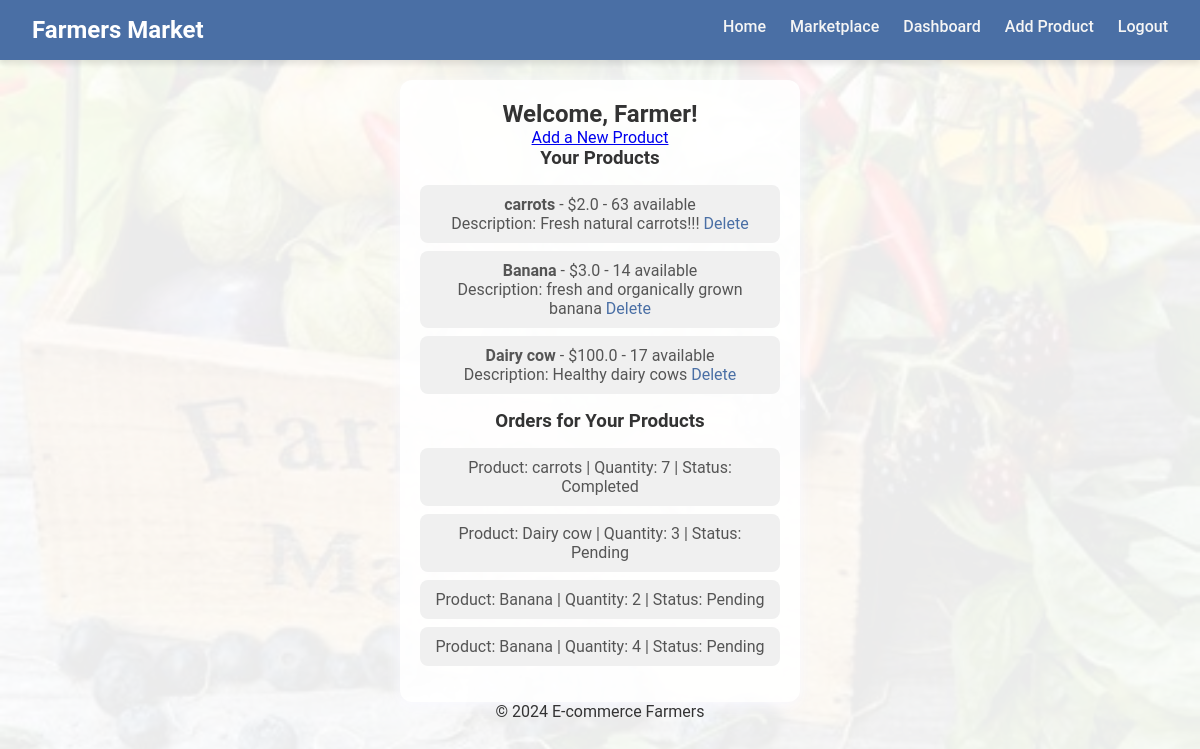
/dashboard (signed in), run on the app's committed database.
### tables this page shows
CREATE TABLE products (
    id INTEGER PRIMARY KEY AUTOINCREMENT,
    name TEXT NOT NULL,
    price REAL NOT NULL,
    quantity INTEGER NOT NULL,
    description TEXT NOT NULL, -- Added description column
    contact TEXT,
    image TEXT,
    farmer_id INTEGER, category TEXT,
    FOREIGN KEY(farmer_id) REFERENCES users(id)
);

CREATE TABLE orders (
    id INTEGER PRIMARY KEY AUTOINCREMENT,
    product_id INTEGER,
    customer_id INTEGER,
    quantity INTEGER NOT NULL,
    payment_option TEXT CHECK(payment_option IN ('credit', 'debit', 'cash')) NOT NULL,
    status TEXT DEFAULT 'Pending', total_price REAL, -- Added status column for tracking orders
    FOREIGN KEY(product_id) REFERENCES products(id),
    FOREIGN KEY(customer_id) REFERENCES users(id)
);

### app.py (the view)
@app.route('/dashboard')
def dashboard():
    if 'user_id' not in session or session.get('role') != 'farmer':
        logging.warning("Unauthorized access to dashboard.")
        return redirect(url_for('login'))
    conn = get_db_connection()
    if conn:
        try:
            logging.info("Fetching farmer's products and orders...")
            products = conn.execute("SELECT * FROM products WHERE farmer_id = ?", (session['user_id'],)).fetchall()
            orders = conn.execute("SELECT orders.*, products.name AS product_name FROM orders JOIN products ON orders.product_id = products.id WHERE products.farmer_id = ?", (session['user_id'],)).fetchall()
            conn.close()
            logging.info("Farmer's data fetched successfully.")
            return render_template('dashboard.html', products=products, orders=orders)
        except sqlite3.Error as e:
            logging.error(f"Database error while fetching dashboard data: {e}")
            flash("Database connection error!", "danger")
    return redirect(url_for('index'))

### app.py (called while the page is built)
def get_db_connection():
    try:
        logging.info("Connecting to the database...")
        conn = sqlite3.connect(app.config['DATABASE'])
        conn.row_factory = sqlite3.Row
        logging.info("Database connection successful.")
        return conn
    except sqlite3.Error as e:
        logging.error(f"Database connection error: {e}")
        return None

### templates/dashboard.html (shortened to what this page needs)
{% extends 'base.html' %}
{% block content %}
<div class="card">
<h2>Welcome, Farmer!</h2>
<a href="{{ url_for('addproduct') }}">Add a New Product</a>
<h3>Your Products</h3>
<ul>
    {% for product in products %}
        <li>
            <strong>{{ product.name }}</strong> - ${{ product.price }} - {{ product.quantity }} available
            <br>Description: {{ product.description }}
            <a href="{{ url_for('delete_product', product_id=product.id) }}">Delete</a>
        </li>
    {% else %}
        <p>You haven't added any products yet.</p>
    {% endfor %}
</ul>
<h3>Orders for Your Products</h3>
<ul>
    {% for order in orders %}
        <li>
            Product: {{ order.product_name }} | Quantity: {{ order.quantity }} | Status: {{ order.status }}
        </li>
    {% else %}
        <p>No orders yet.</p>
    {% endfor %}
</ul>
</div>
{% endblock %}

### templates/base.html (shortened to what this page needs)
<!DOCTYPE html>
<html lang="en">
<head>
    <link rel="stylesheet" href="{{ url_for('static', filename='css/style.css') }}">
</head>
<body>
    <header>
        <nav class="navbar">
            <div class="logo">
                <a href="{{ url_for('index') }}">Farmers Market</a>
            </div>
            <ul class="nav-links">
                <li><a href="{{ url_for('index') }}">Home</a></li>
                <li><a href="{{ url_for('marketplace') }}">Marketplace</a></li>
                {% if session.get('user_id') %}
                    <li><a href="{{ url_for('dashboard') }}">Dashboard</a></li>
                    {% if session.get('role') == 'farmer' %}
                        <li><a href="{{ url_for('addproduct') }}">Add Product</a></li>
                    {% endif %}
                    <li><a href="{{ url_for('logout') }}">Logout</a></li>
                {% else %}
                    <li><a href="{{ url_for('login') }}">Login</a></li>
                    <li><a href="{{ url_for('signup') }}">Signup</a></li>
                {% endif %}
            </ul>
        </nav>
    </header>
    <main>
        {% block content %}{% endblock %}
    </main>
    <footer>
        <p>&copy; 2024 E-commerce Farmers</p>
    </footer>
</body>
</html>

### static/css/style.css (style rules this page uses)
body, html { margin: 0; padding: 0; font-family: 'Roboto', sans-serif; color: #333; box-sizing: border-box; }
body::before { content: ""; position: absolute; top: 0; left: 0; right: 0; bottom: 0; background: url('OIP.jpg') no-repeat center center fixed; background-size: cover; opacity: 0.08; z-index: -1; }
body { display: flex; flex-direction: column; justify-content: center; background-size: cover; height: 100%; text-align: center; }
* { margin: 0; padding: 0; box-sizing: border-box; }
.navbar { display: flex; justify-content: space-between; align-items: center; background-color: #4a6fa5; padding: 1rem 2rem; position: fixed; top: 0; width: 100%; z-index: 1000; box-shadow: 0 4px 6px rgba(0, 0, 0, 0.1); }
.navbar .logo a { text-decoration: none; font-size: 1.5rem; font-weight: bold; color: #fff; }
.nav-links { display: flex; list-style: none; gap: 1.5rem; }
.nav-links li a { text-decoration: none; color: #f5f5f5; font-size: 1rem; font-weight: 500; transition: color 0.3s ease; }
body { padding-top: 80px; }
.nav-links { background: none; padding: 0; margin: 0; }
.nav-links li { background: none; padding: 0; border-radius: 0; transition: none; }
ul { list-style: none; padding-left: 0; margin: 1rem 0; }
ul li { font-size: 1rem; margin-bottom: 0.5rem; color: #555; background: #f0f0f0; padding: 10px; border-radius: 8px; transition: transform 0.3s ease, background-color 0.3s ease; }
ul li a { color: #4a6fa5; text-decoration: none; transition: color 0.3s ease; }
.card { background: rgba(255, 255, 255, 0.9); border-radius: 12px; box-shadow: 0 4px 15px #f9f9ff; padding: 20px; width: 100%; max-width: 400px; text-align: center; transition: all 0.3s ease-in-out; margin: 0 auto; }
.card, .product-card, form button, ul li { transition: all 0.3s ease-in-out; }

### data on the page
products: name "carrots", price "2.0", quantity "63", description "Fresh natural carrots!!!"
products: name "Banana", price "3.0", quantity "14", description "fresh and organically grown banana"
products: name "Dairy cow", price "100.0", quantity "17", description "Healthy dairy cows"
orders: product_name "carrots", quantity "7", status "Completed"
orders: product_name "Dairy cow", quantity "3", status "Pending"
orders: product_name "Banana", quantity "2", status "Pending"
orders: product_name "Banana", quantity "4", status "Pending"
